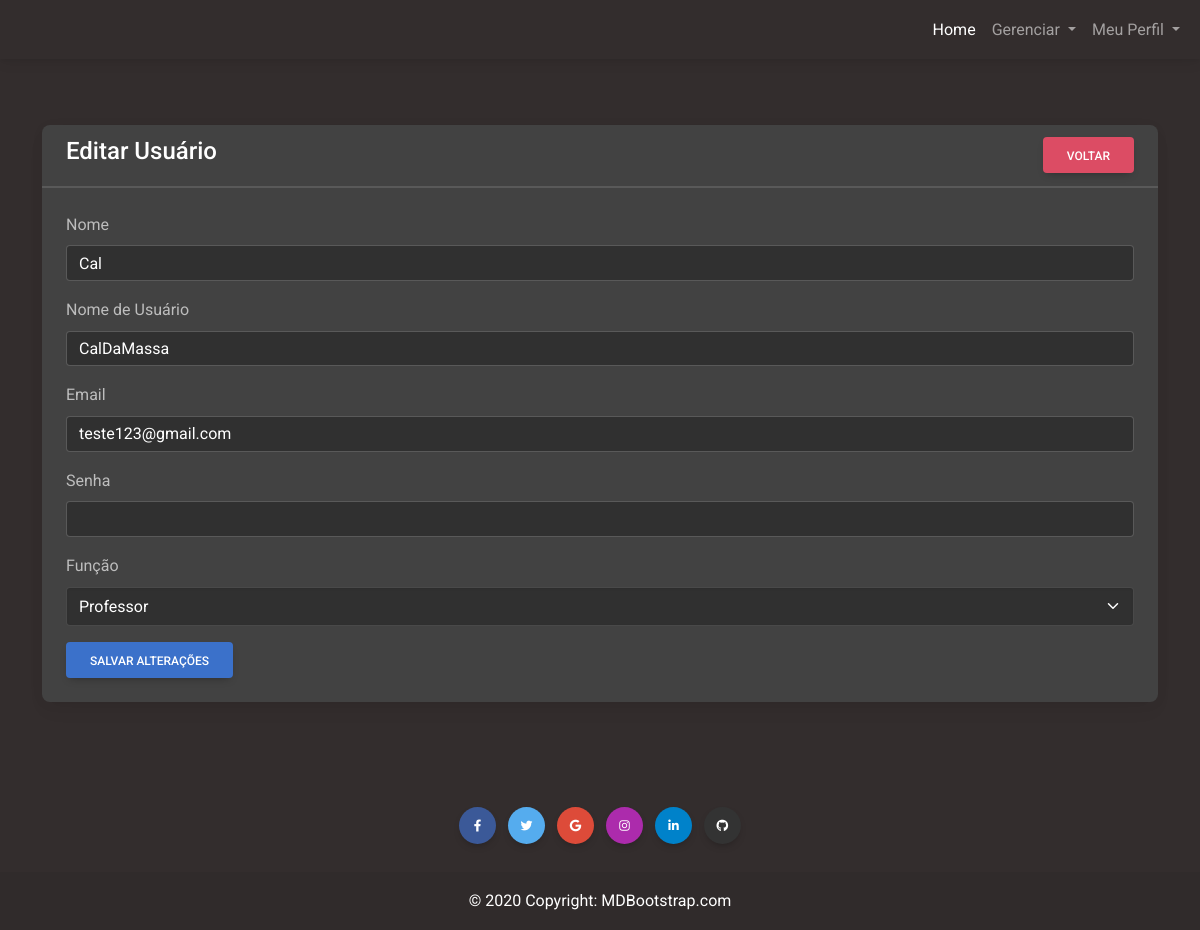
The app's page /editUser.php?id=2 (signed in) with its own data.
### tables this page shows
CREATE TABLE `users` (
  `id` int unsigned NOT NULL AUTO_INCREMENT,
  `name` varchar(45) NOT NULL,
  `username` varchar(45) NOT NULL,
  `email` varchar(45) NOT NULL,
  `password` varchar(45) NOT NULL,
  `role` varchar(10) NOT NULL,
  `isgoogle` tinyint(1) NOT NULL,
  `school_id` int unsigned NOT NULL,
  PRIMARY KEY (`id`)
);

### editUser.php (the view, shortened to what this page needs)
<?php
require_once("./php/conexao.php");
?>
<!DOCTYPE html>
<html lang="pt-br">
  <head>
    <link
      rel="stylesheet"
      href="https://cdnjs.cloudflare.com/ajax/libs/font-awesome/6.0.0/css/all.min.css"
    />
    <link rel="stylesheet" href="css/mdb.min.css" />
  </head>
  <body class="bg-dark" data-mdb-theme="dark">
<?php include_once("./php/navbar.php"); ?>
<br>
<br><br>
<div class="container mt-5">
  <div class="row">
    <div class="col-md-12">
      <div class="card">
        <div class="card-header">
          <h4> Editar Usuário
            <a href="./manageUsers.php" class="btn btn-danger float-end">Voltar</a>
          </h4>
        </div>
        <div class="card-body">
            <?php
            if (isset($_GET['id'])){
                $user_id = $_GET['id'];
                $sql = "SELECT * FROM users WHERE id='$user_id'";
                $query = mysqli_query($conn, $sql);
                if (mysqli_num_rows($query) > 0){
                    $user = mysqli_fetch_array($query);
            ?>
            <form action="./php/cadcli.php" method="POST">
            <div class="mb-3">
              <label for="name" class="form-label">Nome</label>
              <input type="text" class="form-control" value="<?=$user['name'];?>" id="name" name="name" required>
            </div>
            <div class="mb-3">
              <label for="username" class="form-label">Nome de Usuário</label>
              <input type="text" class="form-control" value="<?=$user['username'];?>" id="username" name="username" required>
            </div>
            <div class="mb-3">
              <label for="email" class="form-label">Email</label>
              <input type="email" class="form-control" value="<?=$user['email'];?>" id="email" name="email" required>
            </div>
            <div class="mb-3">
              <label for="password" class="form-label">Senha</label>
              <input type="password" class="form-control" id="password" name="password">
            </div>
            <div class="mb-3">
              <label for="role" class="form-label">Função</label>
              <select class="form-select" id="role" name="role"  required>
                <option value="professor" <?= $user['role'] == 'professor' ? 'selected' : '' ?>>Professor</option>
              </select>
            </div>
            <button type="submit" name="editUser" class="btn btn-primary">Salvar Alterações</button>
          </form>
          <?php
                } else {
                    echo "<h4>Nenhum ID encontrado</h4>";
                }
            }
          ?>
        </div>
      </div>
    </div>
  </div>
</div>
<br>
<br><br>
<?php
include_once("./php/footer.php");
?>
  </body>
</html>

### records on screen
users: name "Cal", username "CalDaMassa", email "teste123@gmail.com", role "Professor"
